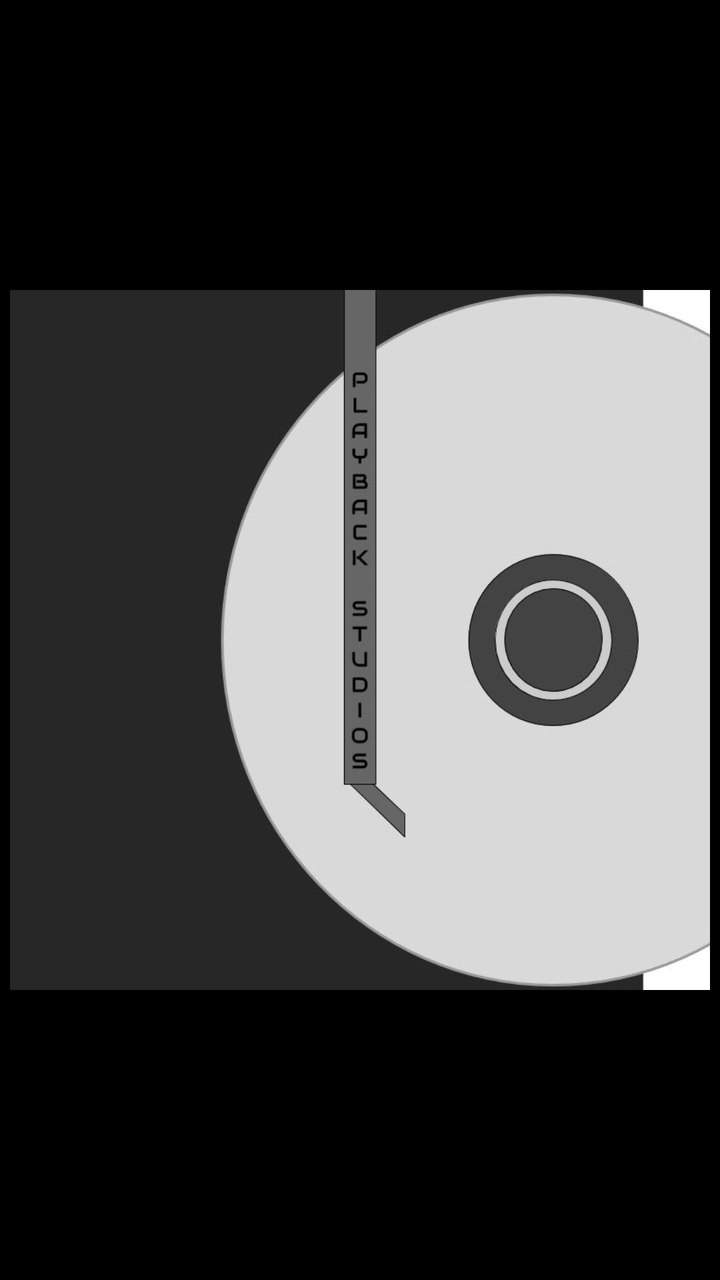
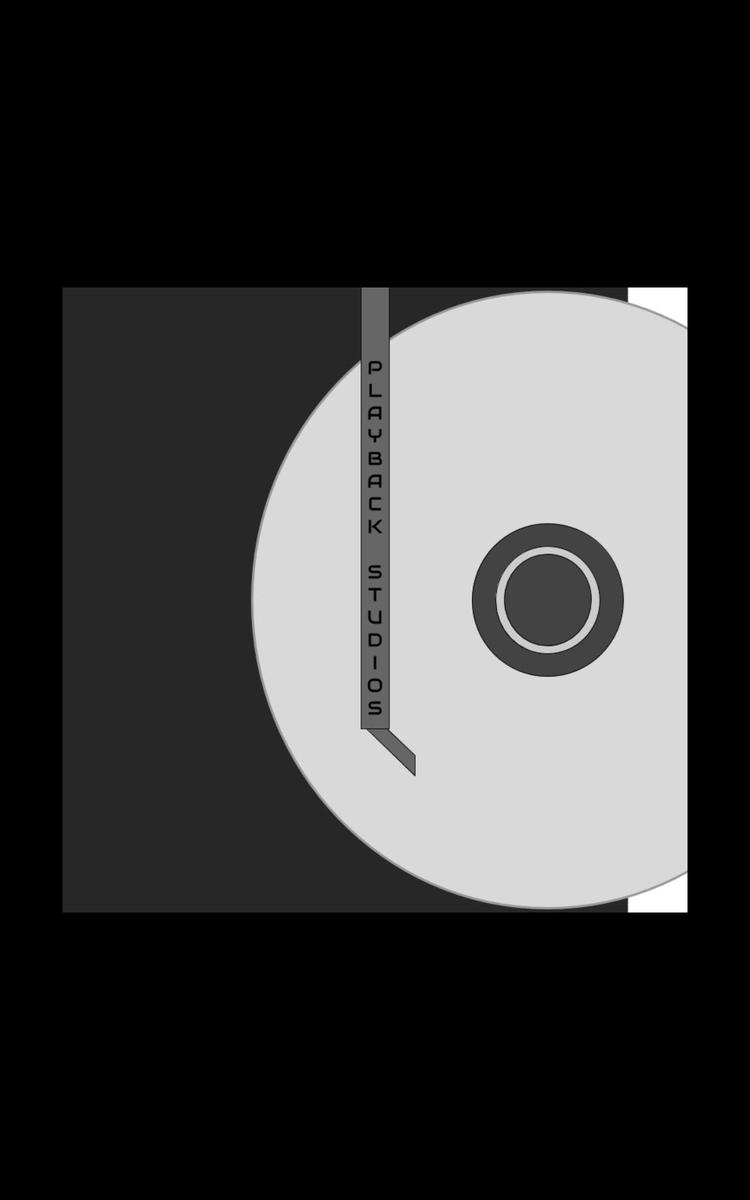

First picture: res/layout/ on a phone held upright. Second picture: the repository's own variant of that layout, on a device whose configuration matches the variant's folder. Source for both follows.
<!-- AndroidManifest.xml: application theme FullscreenTheme -->
<!-- res/layout/launcher_playback_studios.xml -->
<?xml version="1.0" encoding="utf-8"?>
<RelativeLayout xmlns:android="http://schemas.android.com/apk/res/android"
    xmlns:app="http://schemas.android.com/apk/res-auto"
    xmlns:tools="http://schemas.android.com/tools"
    android:id="@+id/layout_launcher_background"
    android:layout_width="match_parent"
    android:layout_height="match_parent"
    tools:context=".Launcher"
    android:background="@android:color/background_dark">

    <LinearLayout
        android:id="@+id/launcher_holder_layout"
        android:layout_width="350dp"
        android:layout_height="350dp"
        android:orientation="vertical"
        android:layout_centerVertical="true"
        android:layout_centerHorizontal="true">

        <ImageView
            android:id="@+id/logo_playback_studios"
            android:layout_width="match_parent"
            android:layout_height="match_parent"
            android:layout_weight="1"
            android:scaleType="centerCrop"
            app:srcCompat="@drawable/logo_playback_studios" />
    </LinearLayout>

</RelativeLayout>
<!-- resources referenced by this layout -->
<resources>
  <!-- drawable logo_playback_studios: jpg bitmap (drawable, 33155 bytes) -->
  <style name="FullscreenTheme" parent="AppTheme">
          <item name="android:windowNoTitle">true</item>
          <item name="android:windowActionBar">false</item>
          <item name="windowNoTitle">true</item>
          <item name="windowActionBar">false</item>
          <item name="android:windowFullscreen">true</item>
      </style>
  <style name="AppTheme" parent="Theme.AppCompat.Light.DarkActionBar">
          
          <item name="colorPrimary">@color/colorPrimary</item>
          <item name="colorPrimaryDark">@color/colorPrimaryDark</item>
          <item name="colorAccent">@color/colorAccent</item>
      </style>
</resources>
<!-- res/layout-large/launcher_playback_studios.xml (the author's variant of the layout above) -->
<!-- drawn on a 7-inch tablet held upright -->
<?xml version="1.0" encoding="utf-8"?>
<RelativeLayout xmlns:android="http://schemas.android.com/apk/res/android"
    xmlns:app="http://schemas.android.com/apk/res-auto"
    xmlns:tools="http://schemas.android.com/tools"
    android:id="@+id/layout_launcher_background"
    android:layout_width="match_parent"
    android:layout_height="match_parent"
    tools:context=".Launcher"
    android:background="@android:color/background_dark">

    <ImageView
        android:id="@+id/logo_playback_studios"
        android:layout_width="500dp"
        android:layout_height="500dp"
        android:scaleType="centerCrop"
        app:srcCompat="@drawable/logo_playback_studios"
        android:layout_centerVertical="true"
        android:layout_centerHorizontal="true" />
</RelativeLayout>
